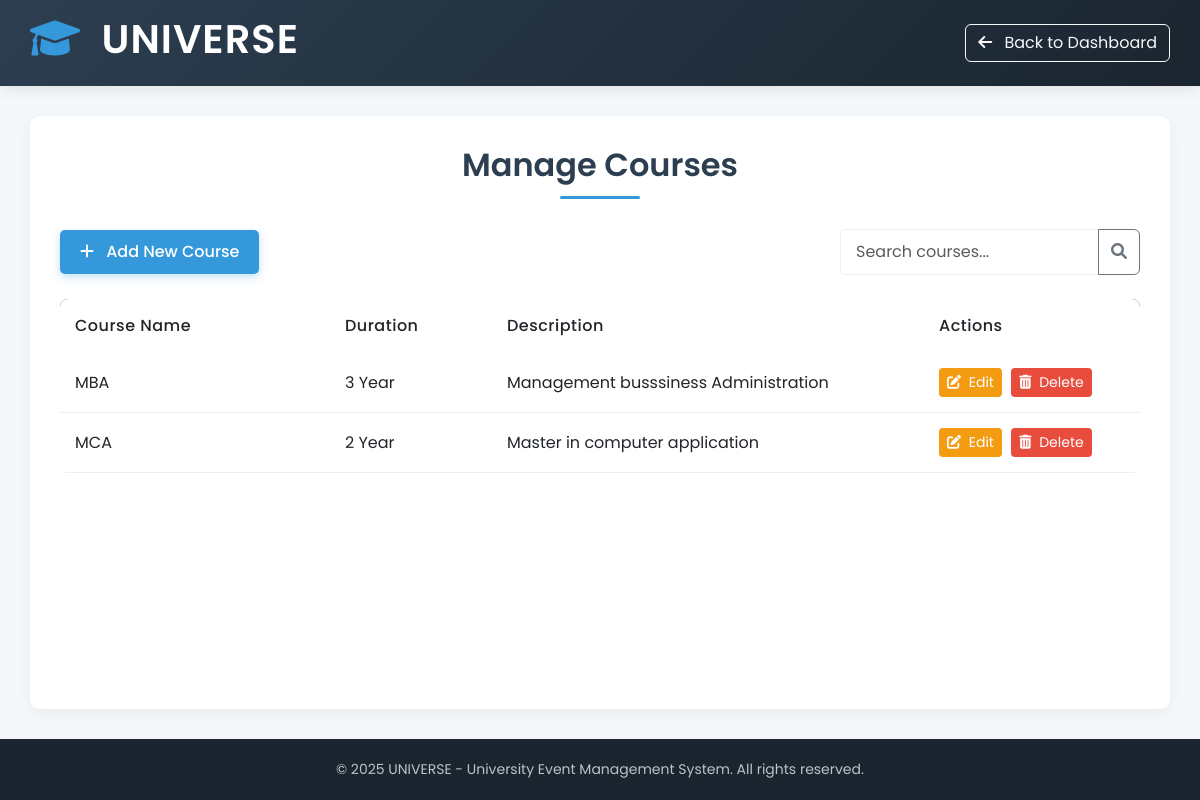
Screenshot of /College/courses/ (signed in) with the database file from the repository.
### College/models.py (models this page shows)
class Course(models.Model):
    course_name = models.CharField(max_length=50)
    duration = models.CharField(max_length=50)
    description = models.CharField(max_length=50)
    college = models.ForeignKey(College, on_delete=models.CASCADE)

### College/views.py (the view)
# urls.py: path("courses/", views.college_courses, name="college_courses"),
def college_courses(request):
    college_id = request.session.get("col")
    if not college_id:
        return redirect("Student:login")
    courses = Course.objects.filter(college_id=college_id).order_by("course_name")
    return render(request, "College/College_courses.html", {"courses": courses})

### College/templates/College/College_courses.html (shortened to what this page needs)
<!DOCTYPE html>
<html lang="en">
<head>
    <link href="https://cdn.jsdelivr.net/npm/bootstrap@5.3.0-alpha1/dist/css/bootstrap.min.css" rel="stylesheet">
    <link rel="stylesheet" href="https://cdnjs.cloudflare.com/ajax/libs/font-awesome/6.0.0-beta3/css/all.min.css">
</head>
<body>
    <div class="navbar">
        <h1><i class="fas fa-graduation-cap"></i> UNIVERSE</h1>
        <a href="{% url 'College:college_home' %}" class="btn btn-outline-light">
            <i class="fas fa-arrow-left me-2"></i> Back to Dashboard
        </a>
    </div>
    <div class="container">
        <h2 class="text-center">Manage Courses</h2>
        <div class="d-flex justify-content-between align-items-center mb-4">
            <div>
                <button type="button" class="btn btn-primary" data-bs-toggle="modal" data-bs-target="#addCourseModal">
                    <i class="fas fa-plus me-2"></i> Add New Course
                </button>
            </div>
            <div class="input-group" style="max-width: 300px;">
                <input type="text" class="form-control" placeholder="Search courses..." id="searchInput">
                <button class="btn btn-outline-secondary" type="button">
                    <i class="fas fa-search"></i>
                </button>
            </div>
        </div>
        <div class="table-responsive">
            <table class="table table-hover">
                <thead>
                    <tr>
                        <th width="25%">Course Name</th>
                        <th width="15%">Duration</th>
                        <th width="40%">Description</th>
                        <th width="20%">Actions</th>
                    </tr>
                </thead>
                <tbody id="courseTableBody">
                    {% for course in courses %}
                    <tr>
                        <td data-label="Course Name">{{ course.course_name }}</td>
                        <td data-label="Duration">{{ course.duration }}</td>
                        <td data-label="Description">{{ course.description }}</td>
                        <td data-label="Actions">
                            <button class="btn btn-warning btn-sm" onclick="openEditModal({{ course.id }})">
                                <i class="fas fa-edit me-1"></i> Edit
                            </button>
                            <button class="btn btn-danger btn-sm" onclick="confirmDelete({{ course.id }})">
                                <i class="fas fa-trash-alt me-1"></i> Delete
                            </button>
                        </td>
                    </tr>
                    {% endfor %}
                </tbody>
            </table>
        </div>
    </div>
    <div class="footer">
        <p>&copy; 2025 UNIVERSE - University Event Management System. All rights reserved.</p>
    </div>
</body>
</html>

### College/templates/College/College_courses.html (style rules this page uses)
:root { --primary: #2c3e50; --secondary: #3498db; --accent: #e74c3c; --light: #ecf0f1; --dark: #1a252f; --success: #2ecc71; --warning: #f39c12; --danger: #e74c3c; }
body { font-family: 'Poppins', sans-serif; background-color: #f5f8fa; color: #333; min-height: 100vh; display: flex; flex-direction: column; }
.navbar { background: linear-gradient(135deg, var(--primary), var(--dark)); color: white; padding: 15px 30px; box-shadow: 0 2px 15px rgba(0, 0, 0, 0.1); }
.navbar h1 { font-weight: 600; letter-spacing: 1px; }
.navbar h1 i { color: var(--secondary); margin-right: 10px; }
.navbar a { transition: transform 0.3s; }
.container { background-color: white; border-radius: 10px; box-shadow: 0 5px 20px rgba(0, 0, 0, 0.05); padding: 30px; margin-top: 30px; margin-bottom: 30px; flex: 1; }
h2 { color: var(--primary); font-weight: 600; margin-bottom: 30px; position: relative; padding-bottom: 15px; }
h2:after { content: ''; position: absolute; bottom: 0; left: 50%; transform: translateX(-50%); width: 80px; height: 3px; background: var(--secondary); border-radius: 3px; }
.btn-primary { background-color: var(--secondary); border: none; padding: 10px 20px; border-radius: 5px; font-weight: 500; transition: all 0.3s; box-shadow: 0 3px 8px rgba(52, 152, 219, 0.3); }
.table { border-collapse: separate; border-spacing: 0; border-radius: 8px; overflow: hidden; margin-bottom: 0; }
.table thead { background: linear-gradient(to right, var(--primary), var(--dark)); color: white; }
.table thead th { border: none; padding: 15px; font-weight: 500; letter-spacing: 0.5px; vertical-align: middle; }
.table tbody tr { transition: all 0.3s; }
.table tbody td { padding: 15px; vertical-align: middle; border-color: #eee; }
.btn-warning { background-color: var(--warning); border: none; color: white; margin-right: 5px; transition: all 0.3s; }
.btn-danger { background-color: var(--danger); border: none; transition: all 0.3s; }
.footer { background-color: var(--dark); color: white; text-align: center; padding: 20px; margin-top: auto; }
.footer p { margin: 0; font-size: 14px; color: #bdc3c7; }
.container { animation: fadeIn 0.5s ease-out; }
.form-control { border-radius: 5px; padding: 10px 15px; border: 1px solid #eee; transition: all 0.3s; }

### rows the page displays
Course: course_name "MBA", duration "3 Year", description "Management busssiness Administration"
Course: course_name "MCA", duration "2 Year", description "Master in computer application"
